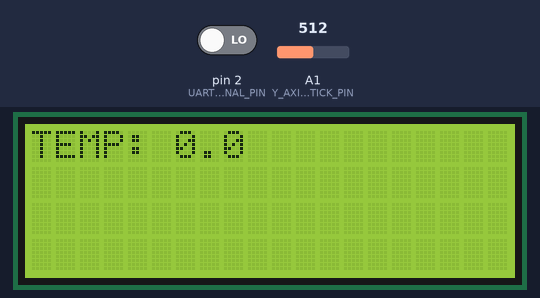
Bench run of a sketch on a simulated Arduino Uno, built with avr-gcc and run on an emulated ATmega328P. Shown: 20×4 character LCD. The inputs (shaded band) are chosen by the test bench; at power-on: A1 (Y_AXIS_ANALOG_STICK_PIN) = 512, pin 2 (UART_SIGNAL_PIN) LOW.

Above: at 1.2 s.
1.3 s: A1 (Y_AXIS_ANALOG_STICK_PIN) set to 852
2.8 s: A1 (Y_AXIS_ANALOG_STICK_PIN) set to 881
At 3.14 s:
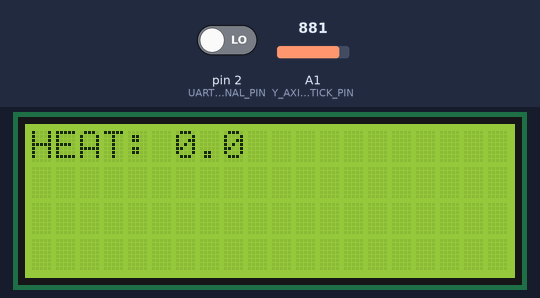
5.8 s: A1 (Y_AXIS_ANALOG_STICK_PIN) set to 716
7.3 s: A1 (Y_AXIS_ANALOG_STICK_PIN) set to 900
At 8.57 s:
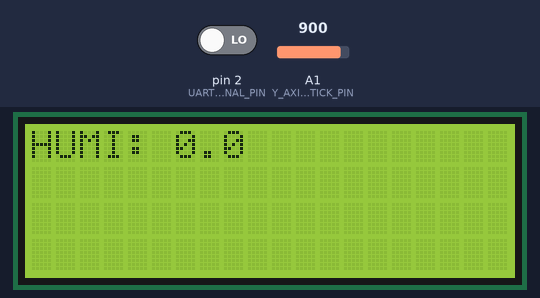
Timing chart, 0 to 10.3 s (numbered marks = the images above; inputs shaded):
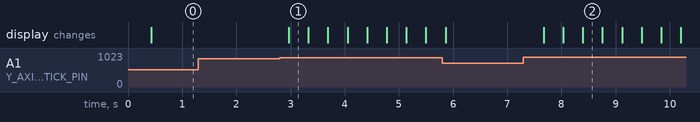

Measured:
- the behaviour switches between 862 and 863 on A1 (Y_AXIS_ANALOG_STICK_PIN) (found by bisection; images 0 and 1)
- after the input at 1.3 s, every drawn part: stays the same
- after the input at 2.8 s, the display: changes after 0.17 s (image 1)
- after the input at 7.3 s, the display: first changes after 0.37 s (image 2 shows a later state)

The sketch:

ArduinoUnoReceiverCode.ino
```cpp
#include <LiquidCrystal_I2C.h>
#include "DHT11SensorDataTypes.h"

#define NO_INDEX -1
#define UART_SIGNAL_PIN 2 // signal pin for synchronizing with receiver
#define Y_AXIS_ANALOG_STICK_PIN 15 // A2 pin on arduino

// set the LCD address to 0x27 for a 16 chars and 2 line display
LiquidCrystal_I2C lcd(0x27,20,4);

// LCD display that are shared between multiple methods
float tempData, humData, heatIndexData;
int floatFirstPart = 0;
int floatSecondPart = 0;
int sensorDataType = TEMPERATURE; // this state is used by the lcd to display the sensor data by its type
unsigned long lcdRefreshTimeout = 0;

// Analog Joystick states
int yPosition = 0;
int yAxisMap = 0;
unsigned long joystickStateUpdateTimeout = millis();

// updates sensorDataType based on joystick movement every 350 ms
// cyclic function to cycle between 0->2 state
// 0: Display Temperature data on the LCD
// 1: Display Humidity data on the LCD
// 2: Display Heat index data on the LCD
void changeLCDSensorDataByJoystickMovement(void) {
  // helps to map y axis movement between -512 to 512
  yAxisMap = map(analogRead(Y_AXIS_ANALOG_STICK_PIN), 0, 1023, 512, -512);
  if (yAxisMap >= -350 && yAxisMap <= 350) {
    return; // exit when no movement is detected
  } else if (yAxisMap > 350 && millis() - joystickStateUpdateTimeout > 300) {
    sensorDataType = sensorDataType < 2 ? (sensorDataType + 1) : 0;
    joystickStateUpdateTimeout = millis();
  } else if (yAxisMap < -350 && millis() - joystickStateUpdateTimeout > 300) {
    sensorDataType = sensorDataType > 0 ? (sensorDataType - 1) : 2;
    joystickStateUpdateTimeout = millis();
  }
}

// 3 point decimal precision
void splitFloatValue(void) {
  // truncate anything after the decimal
  float value = sensorDataType == TEMPERATURE ? tempData : sensorDataType == HUMIDITY ? humData : heatIndexData;
  floatFirstPart = value;
  floatSecondPart = value * 1000;
  floatSecondPart = floatSecondPart - floatFirstPart * 1000; // we will get the decimal part alone
}

// refreshes the information on the LCD
void refreshInformationOnLCD(void) {
  char sensorDataBuff[20];
  lcd.clear();
  // we display sensor value based on the joystick state motion
  splitFloatValue();
  // Custom string building from float value as the LCD is not able to display float values correctly
  sprintf(sensorDataBuff, sensorDataType == TEMPERATURE ? "TEMP: %d.%d" : sensorDataType == HUMIDITY ?
  "HUMI: %d.%d" : "HEAT: %d.%d", floatFirstPart, floatSecondPart);
  lcd.setCursor(0, 0);
  lcd.print(sensorDataBuff);
}

// refreshes LCD every 350 ms
void refreshLCD(void) {
  if(millis() - lcdRefreshTimeout >= 350) {
    refreshInformationOnLCD();
    lcdRefreshTimeout = millis();
  }
}

// updates sensor data
void updateSensorData(int type, float data) {
  if (type == TEMPERATURE) {
    tempData = data;
  } else if (type == HUMIDITY) {
      humData = data;
  } else if (type == HEAT_INDEX) {
      heatIndexData = data;
  }
}

// reads sensor data by its type based on the meta data provided by the transmitter
void usartReadSensorData(void) {
  char receivedCharacter;
  String readString = "";
  int sensorDataDelimiter = NO_INDEX; // indicates no index
  // reads uart synchronously with the transmitter
  while(digitalRead(UART_SIGNAL_PIN) == HIGH && Serial.available()) {
    delay(5); // delay to allow byte to arrive in input buffer
    receivedCharacter = Serial.read();
    readString += receivedCharacter;
    // update only complete sensor data
    if (readString.length() > 0 && receivedCharacter == '\n') {
      sensorDataDelimiter = readString.indexOf(':');
      // sensorDataDelimiter should be greater than 0 for complete data
      if (sensorDataDelimiter > 0) {
        // update the sensor data and its type
        updateSensorData(atoi(readString.substring(0, sensorDataDelimiter).c_str()),
        atof(readString.substring(sensorDataDelimiter + 1, readString.length()).c_str()));
        delay(10);
        // return a transmission success to the transmitter
        Serial.println(TRANSMISSION_SUCCESS);
        // exit the funtion as we have a successful transmission
        return;
      } else {
        delay(10);
        // return a transmission failure to the transmitter
        Serial.println(TRANSMISSION_FAILURE);
        // exit the function to avoid delays in the overall program
        return;
      }
    }
  }
  // discard incomplete sensor data
  if (readString.length() > 0) {
    delay(10);
    // return a transmission failure to the transmitter
    Serial.println(TRANSMISSION_FAILURE);
  }
}

void setup() {
  pinMode(UART_SIGNAL_PIN, INPUT);
  pinMode(Y_AXIS_ANALOG_STICK_PIN, INPUT);
  // Open serial communications and wait for port to open:
  Serial.begin(9600);
  // wait for serial port to connect. Needed for native USB port only
  while (!Serial) {}
  // lcd initialization
  lcd.init();
  lcd.backlight();
  lcd.clear();
  // start LCD refresh timer
  lcdRefreshTimeout = millis();
}

void loop() {
  usartReadSensorData();
  changeLCDSensorDataByJoystickMovement();
  refreshLCD();
}
```

DHT11SensorDataTypes.h
```cpp
#ifndef DHT11SensorDataTypes
#define DHT11SensorDataTypes

#define TRANSMISSION_FAILURE -1
#define TRANSMISSION_SUCCESS 0
#define TEMPERATURE 0
#define HUMIDITY 1
#define HEAT_INDEX 2

#endif
```
